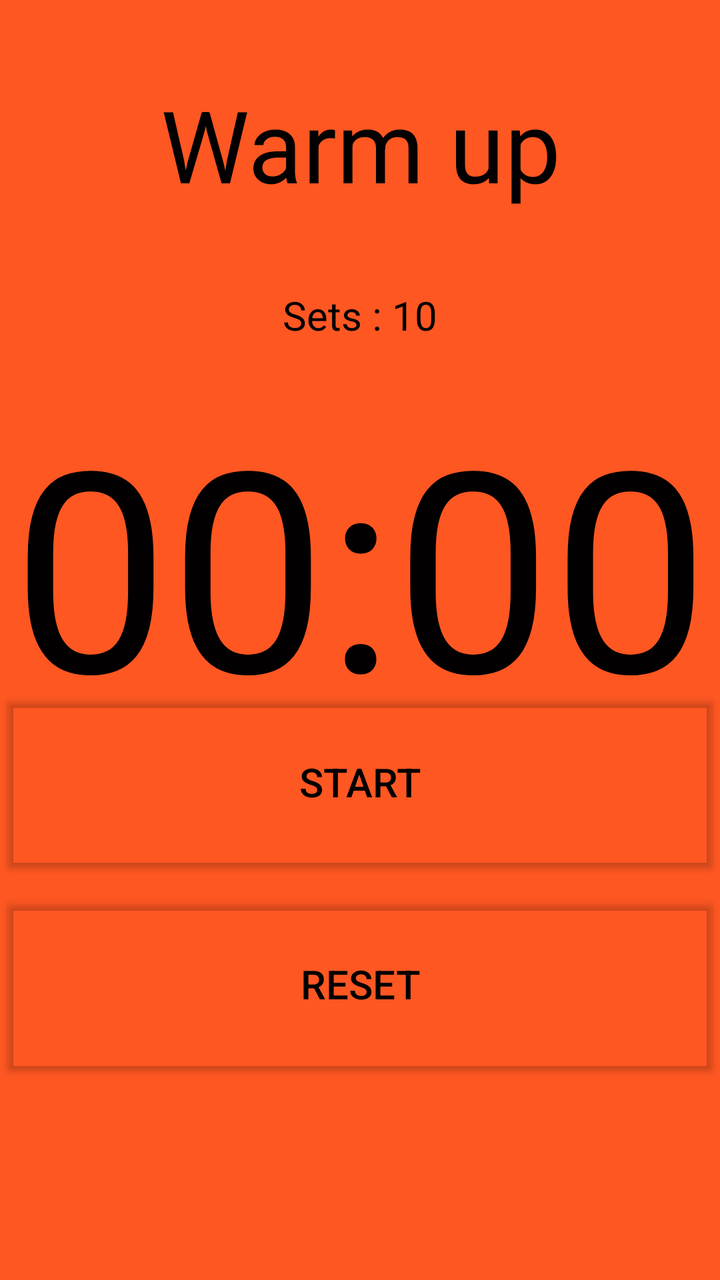
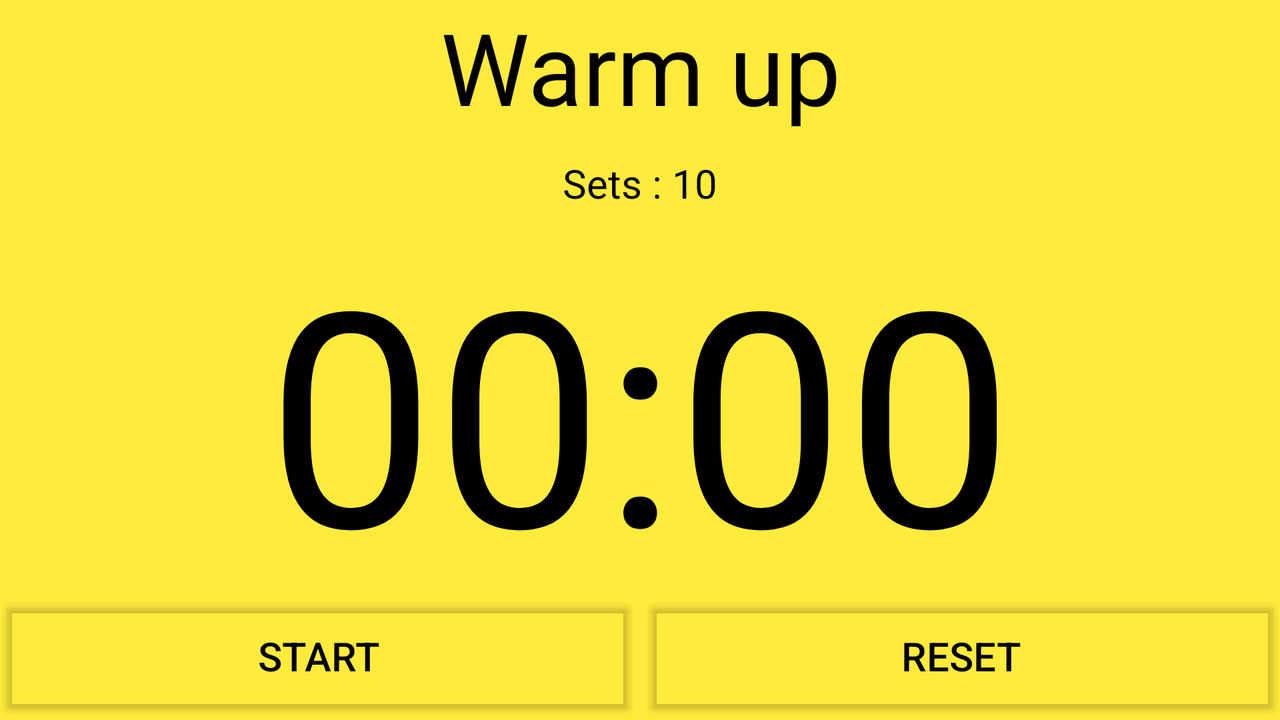

One screen, two layout resources from the same app: the default and the repository's alternative for another configuration. Each is rendered where Android would select it; the XML of both is given below.
<!-- AndroidManifest.xml: application theme AppTheme -->
<!-- res/layout/activity_interval_timer1.xml -->
<?xml version="1.0" encoding="utf-8"?>
<RelativeLayout xmlns:android="http://schemas.android.com/apk/res/android"
    xmlns:tools="http://schemas.android.com/tools"
    android:id="@+id/RL_background"
    android:layout_width="match_parent"
    android:layout_height="match_parent"
    android:background="@color/Warmup_orange"
    tools:context=".MainActivity">

    <TextView
        android:id="@+id/TxtView_ExStageName"
        android:layout_width="match_parent"
        android:layout_height="144dp"
        android:layout_alignParentTop="true"
        android:gravity="center"
        android:text="@string/WarmUp"
        android:textColor="#020000"
        android:textSize="50sp" />

    <TextView
        android:id="@+id/TxtView_setNum"
        android:layout_width="match_parent"
        android:layout_height="wrap_content"
        android:layout_below="@id/TxtView_ExStageName"
        android:gravity="center_horizontal|top"
        android:text="@string/Sets"
        android:textColor="#000000"
        android:textSize="20sp" />

    <TextView
        android:id="@+id/text_view_countdown"
        android:layout_width="match_parent"
        android:layout_height="221dp"
        android:layout_below="@id/TxtView_setNum"
        android:gravity="center"
        android:text="@string/zero"
        android:textColor="#020000"
        android:textSize="140sp" />

    <Button
        android:id="@+id/button_start_pause"
        android:layout_width="match_parent"
        android:layout_height="96dp"
        android:layout_above="@id/button_reset"
        android:layout_marginBottom="5dp"
        android:backgroundTint="#00FFEB3B"
        android:text="@string/Start"
        android:textColor="#000000"
        android:textSize="20sp" />

    <Button
        android:id="@+id/button_reset"
        android:layout_width="match_parent"
        android:layout_height="96dp"
        android:layout_alignParentBottom="true"
        android:layout_marginBottom="100dp"
        android:backgroundTint="#00FFEB3B"
        android:text="@string/Reset"
        android:textColor="#000000"
        android:textSize="20sp" />

</RelativeLayout>
<!-- resources referenced by this layout -->
<resources>
  <color name="Warmup_orange">#FFFF5722</color>
  <string name="Reset">Reset</string>
  <string name="Sets">Sets : 10</string>
  <string name="Start">Start</string>
  <string name="WarmUp">Warm up</string>
  <string name="zero">00:00</string>
  <style name="AppTheme" parent="Theme.AppCompat.Light.NoActionBar">
          
          <item name="colorPrimary">#2196F3</item>
          <item name="colorPrimaryDark">#1976D2</item>
          <item name="colorAccent">#FFFF5722</item>
          <item name="backgroundcolor">#ffffff</item>
          <item name="foregroundcolor">#F1F0F0</item>
          <item name="textcolor">#000000</item>
          <item name="tintcolor">#000000</item>
          <item name="buttoncolor">#2196F3</item>
          
      </style>
</resources>
<!-- res/layout-land/activity_interval_timer1.xml (the repository's variant of the layout above) -->
<!-- drawn on the phone turned sideways -->
<?xml version="1.0" encoding="utf-8"?>
<RelativeLayout xmlns:android="http://schemas.android.com/apk/res/android"
    xmlns:tools="http://schemas.android.com/tools"
    android:id="@+id/RL_background"
    android:layout_width="match_parent"
    android:layout_height="match_parent"
    android:background="#FFEB3B"
    tools:context=".MainActivity">

    <TextView
        android:id="@+id/TxtView_ExStageName"
        android:layout_width="match_parent"
        android:layout_height="78dp"
        android:layout_alignParentTop="true"
        android:gravity="center|top"
        android:text="@string/WarmUp"
        android:textColor="#020000"
        android:textSize="50sp" />

    <TextView
        android:id="@+id/TxtView_setNum"
        android:layout_width="match_parent"
        android:layout_height="wrap_content"
        android:layout_below="@id/TxtView_ExStageName"
        android:layout_marginTop="0dp"
        android:gravity="center"
        android:text="@string/Sets"
        android:textColor="#000000"
        android:textSize="20sp" />

    <TextView
        android:id="@+id/text_view_countdown"
        android:layout_width="match_parent"
        android:layout_height="191dp"
        android:layout_below="@id/TxtView_setNum"
        android:gravity="center_horizontal|top"
        android:text="@string/zero"
        android:textColor="#020000"
        android:textSize="150sp" />

    <Button
        android:id="@+id/button_start_pause"
        android:layout_width="319dp"
        android:layout_height="94dp"
        android:layout_below="@id/text_view_countdown"
        android:backgroundTint="#00FFEB3B"
        android:text="@string/Start"
        android:textColor="#000000"
        android:textSize="20sp" />

    <Button
        android:id="@+id/button_reset"
        android:layout_width="319dp"
        android:layout_height="94dp"
        android:layout_below="@id/text_view_countdown"
        android:layout_alignEnd="@id/text_view_countdown"
        android:backgroundTint="#00FFEB3B"
        android:text="@string/Reset"
        android:textColor="#000000"
        android:textSize="20sp" />

    <Button
        android:id="@+id/btn_Exit"
        android:layout_width="match_parent"
        android:layout_height="83dp"
        android:background="#00FFFFFF" />
</RelativeLayout>
<!-- resources referenced by the variant -->
<!-- as the phone turned sideways resolves them -->
<resources>
  <string name="Reset">Reset</string>
  <string name="Sets">Sets : 10</string>
  <string name="Start">Start</string>
  <string name="WarmUp">Warm up</string>
  <string name="zero">00:00</string>
  <style name="AppTheme" parent="Theme.AppCompat.Light.NoActionBar">
          
          <item name="colorPrimary">#2196F3</item>
          <item name="colorPrimaryDark">#1976D2</item>
          <item name="colorAccent">#FFFF5722</item>
          <item name="backgroundcolor">#ffffff</item>
          <item name="foregroundcolor">#F1F0F0</item>
          <item name="textcolor">#000000</item>
          <item name="tintcolor">#000000</item>
          <item name="buttoncolor">#2196F3</item>
          
      </style>
</resources>
